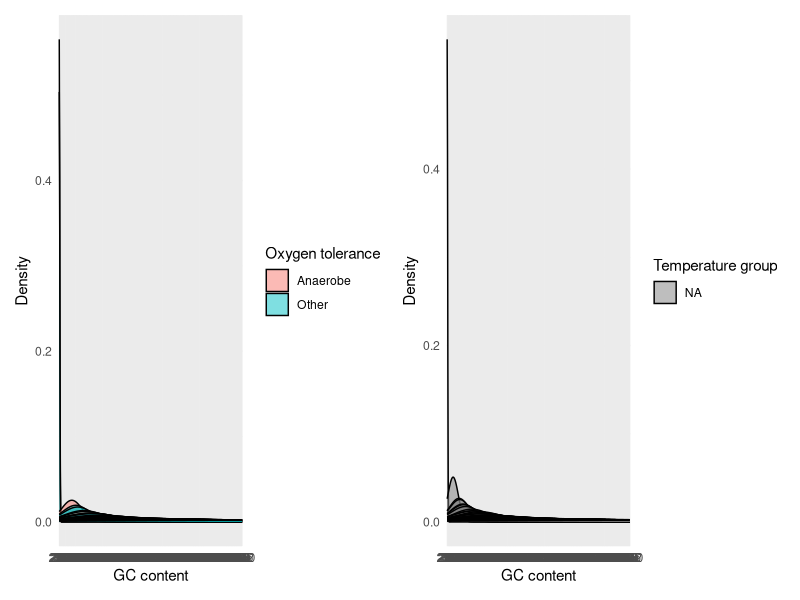

Write the R code that produced this figure.
# Load libraries and read data
library(ggplot2)
library(patchwork)

df <- read.csv("cleaned_data.csv", check.names = FALSE)

# Add a column for binary classification of Oxygen tolerance (Anaerobe or Other)
is_anaerobe <- grepl("anaerobe", df$`oxygen_tolerance.Oxygen tolerance`)
df$`Oxygen tolerance` <- ifelse(is_anaerobe, "Anaerobe", "Other")

# Create binary temperature groups based on median temperature
temp_median <- median(df$`culture_temp.Temperature`, na.rm = TRUE)
df$`Temperature group` <- ifelse(
  df$`culture_temp.Temperature` <= temp_median,
  "Low-T",
  "High-T"
)

# Density plot for GC content by Oxygen tolerance
p_oxygen <- ggplot(df, aes(x = `GC_content.GC-content`, fill = `Oxygen tolerance`)) +
  geom_density(alpha = 0.5) +
  theme_minimal() +
  labs(x = "GC content", y = "Density", fill = "Oxygen tolerance")

# Density plot for GC content by Temperature group
p_temp <- ggplot(df, aes(x = `GC_content.GC-content`, fill = `Temperature group`)) +
  geom_density(alpha = 0.5) +
  theme_minimal() +
  labs(x = "GC content", y = "Density", fill = "Temperature group")

# Arrange both plots in a single row
combined_plot <- p_oxygen + p_temp + plot_layout(nrow = 1)

ggsave("GC_content_visualization.png", combined_plot, width = 10, height = 4)
